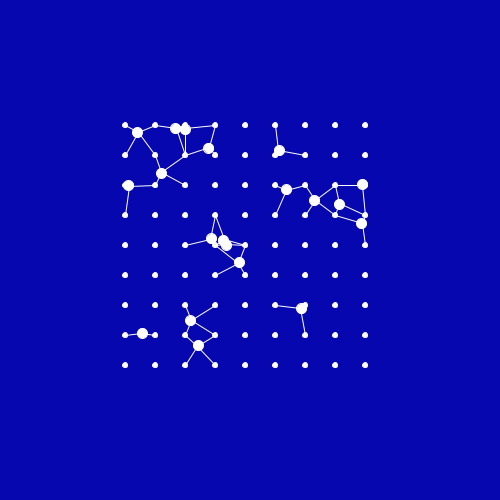
Frame 1 (no input)
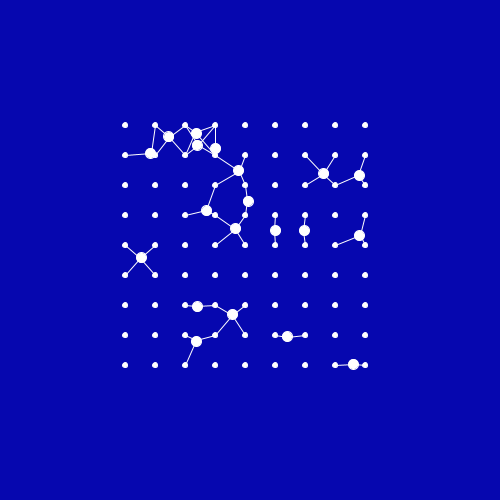
Frame 60 (the mouse pressed at the canvas centre just before this capture)
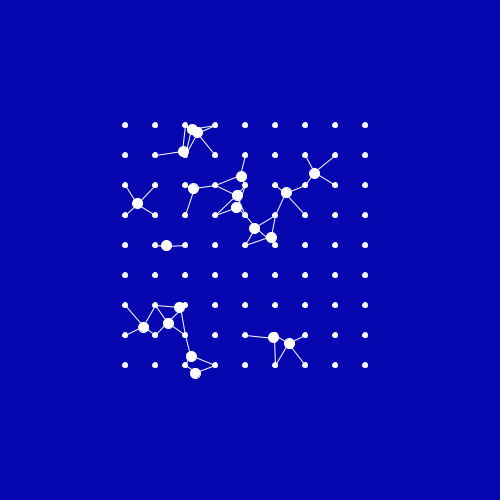
Frame 120 (the mouse held since frame 60 and released just before this capture)

The Processing sketch that drew these frames (run headless with seeded random() and noise(); from frame 60 on, the mouse is pressed at the canvas centre):

// Processing sketch: sketch_14052017
// ── sketch_14052017.pde
ArrayList<Grid> grid;
Ball[] ball = new Ball[20];
void setup(){
  size(500,500);
  smooth();
  stroke(255);
  grid = new ArrayList<Grid>();
  for(int x = 0; x<=250; x+=30){
    for(int y = 0; y<=250; y+=30){
      grid.add(new Grid(x,y));
    }
  }
  for(int i = 0; i<ball.length; i++){
    ball[i] = new Ball();
  }
}

void draw(){
  background(6,7,175);
  translate(width/2-125, height/2-125);
  
  for(int i = 0; i<ball.length; i++){
    ball[i].display();
    ball[i].edges();
    ball[i].update();
  }
  
  for(int j = 0; j<grid.size(); j++){
    Grid g = grid.get(j);
    g.display();
    PVector v1 = g.position;
    for(int i = 0; i<ball.length; i++){
      PVector v2 = ball[i].position;
      float d = v1.dist(v2);
      if(d<30){
        line(v1.x, v1.y, v2.x, v2.y);
      }
    }
  }
}
// ── Ball.pde
class Ball{
  PVector position = new PVector(random(0,250), random(0,250));
  PVector velocity = new PVector(0,0);
  PVector acceleration  = PVector.random2D();
  float count;
  Ball(){
  
  }
  
  
  void edges(){
    if(position.x >= 250){
      position.x = 1;
    }else if(position.x<=0){
      position.x = 249;
    }
    if(position.y >= 250){
      position.y = 1;
    }else if(position.y<=0){
      position.y = 249;
    }
  }
  
  void display(){
    ellipse(position.x, position.y, 10,10);
  }
  
  void update(){
     count++;
     if(count>=20){
       acceleration = PVector.random2D();
       count = 0;
     }
     velocity.add(acceleration);
     velocity.normalize();
     position.add(velocity);
  }
}
// ── Grid.pde
class Grid{
  PVector position;
  Grid(float _x, float _y){
    position = new PVector(_x,_y);
  }
  
  void display(){
    ellipse(position.x,position.y,5,5);
  }
}
